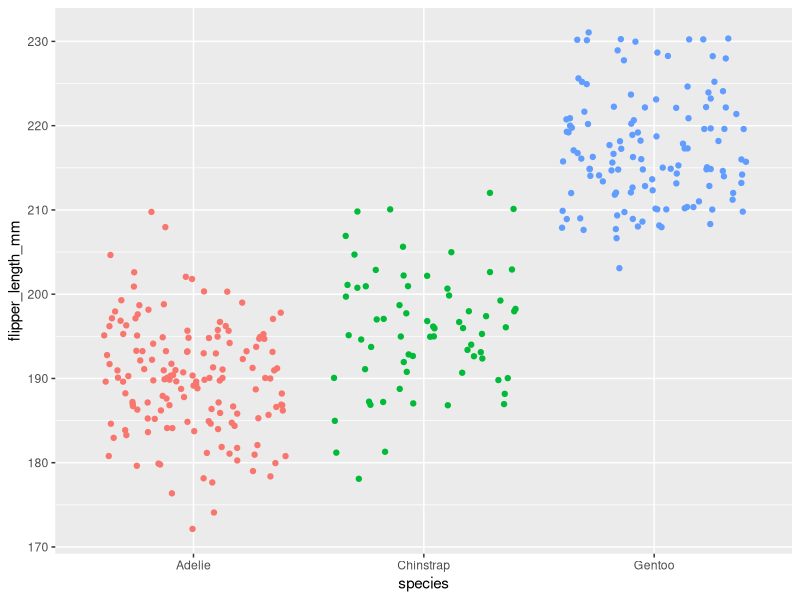
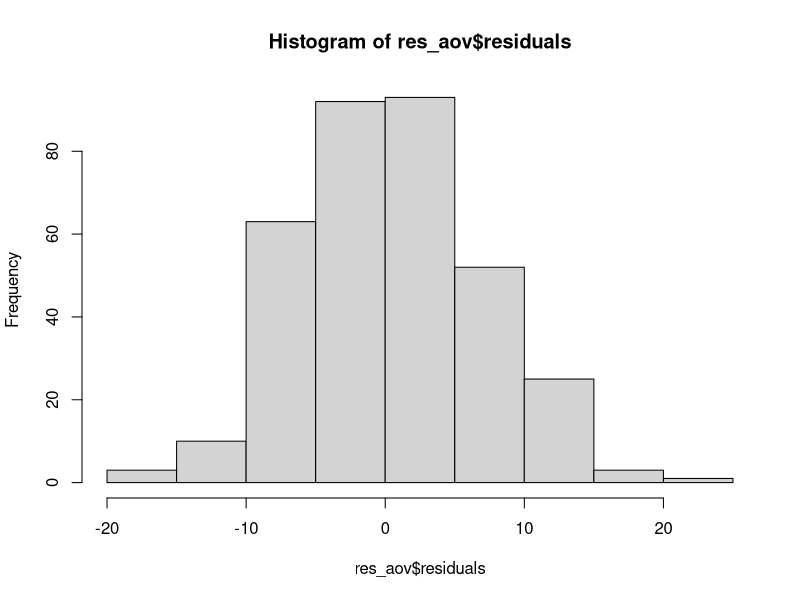
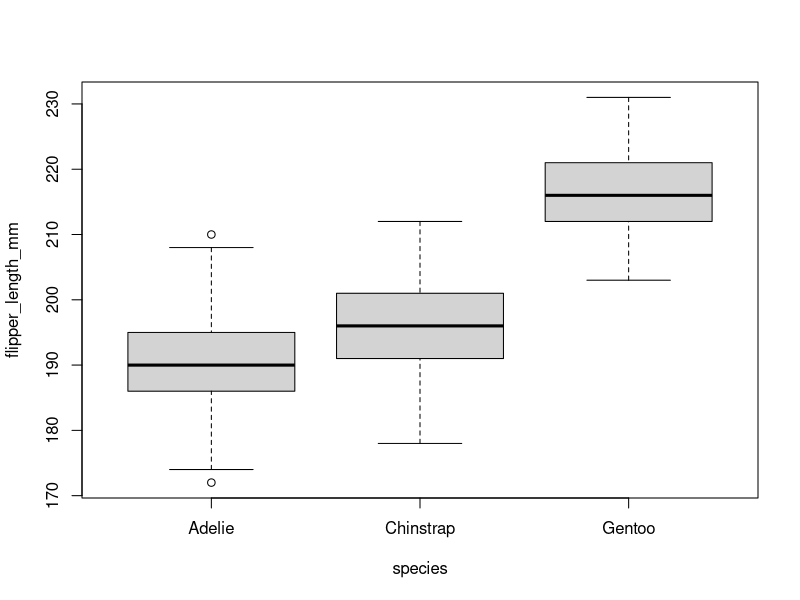
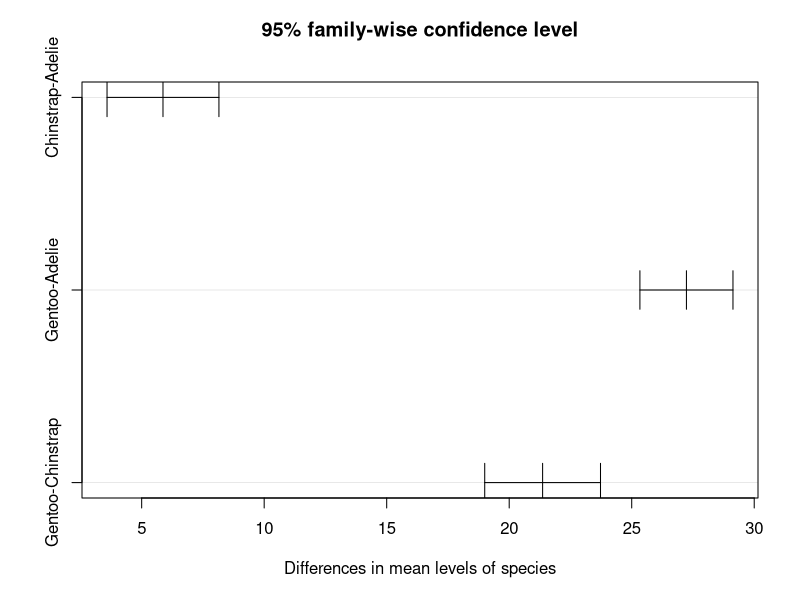

R code for these plots, in order:
library(palmerpenguins)
library(tidyverse)
library(ggplot2)
library(dplyr)
#library(car)

dat <- penguins %>%
  select(species, flipper_length_mm)

summary(dat)


#visualizing the flipper length per specie
ggplot(dat) +
  aes(x = species, y = flipper_length_mm, color = species) +
  geom_jitter() +
  theme(legend.position = "none")

#testing normality (even if samples are big enough)

#computing ANOVA to check if residuals are normally distributed
res_aov <- aov(flipper_length_mm ~ species,
               data = dat
)


#par(mfrow = c(1, 2)) # combine plots

# histogram
hist(res_aov$residuals)


# QQ-plot
#qqPlot(res_aov$residuals,
#       id = FALSE # id = FALSE to remove point identification
#)

#boxplot allow to see that averages among groups are different
#and visually check that there are no outliers

boxplot(flipper_length_mm ~ species,
        data = dat
)

###########################################################
##################   ANOVA   ##############################
###########################################################

#compute some descriptive statistics (mean and std) for the groups

aggregate(flipper_length_mm ~ species,
          data = dat,
          function(x) round(c(mean = mean(x), sd = sd(x)), 2)
)

#same but using groupby function

group_by(dat, species) %>%
  summarise(
    mean = mean(flipper_length_mm, na.rm = TRUE),
    sd = sd(flipper_length_mm, na.rm = TRUE)
  )


# 1st method for ANOVA
oneway.test(flipper_length_mm ~ species,
            data = dat,
            var.equal = TRUE # assuming equal variances
)


# 2nd method for ANOVA (more info)
res_aov <- aov(flipper_length_mm ~ species,
               data = dat
)

#ANOVA summary for this method. In this particular case
# groups are sign. different since p is very small
summary(res_aov)

##########################################################
### POST-HOC TESTS##########
########################


# We just proved that the 3 groups are different, we still do not know
# which one is different. We could perform several t-tests
# but the probability of observing one significant result
# due to chance gets quickly high even with just 3 groups.

#Some other analysis must be performed, sometimes called post-hoc 
#analysis (maybe not in slides)

#Discuss quickly about Bonferroni correction in slides

#performing Turkey test to correct p-values 
Turkey_test <- TukeyHSD(res_aov)
#showing results, in particular p adj
Turkey_test

plot(Turkey_test)
